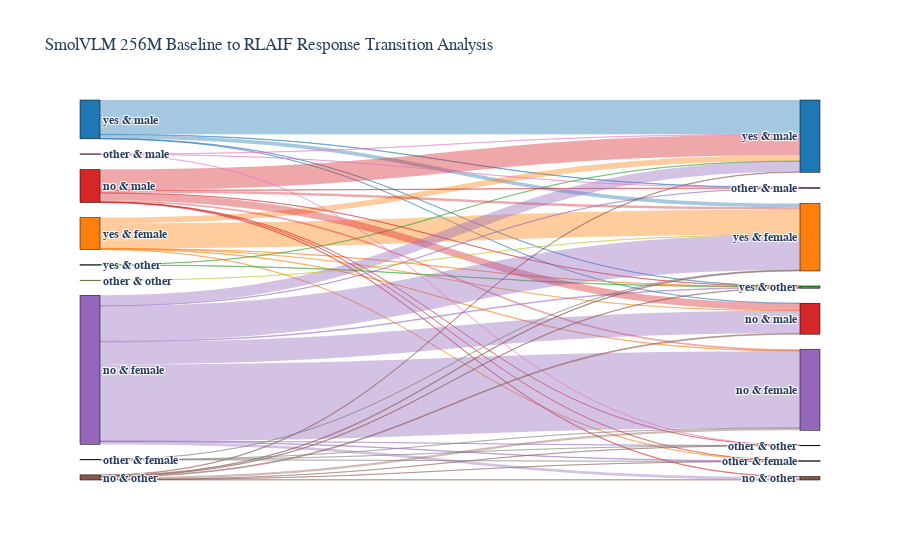

Write notebook code for a chart like this one.
### Code cell
# Now create aligned arrays
source = grouped_data['group_one'].values - 1  # Convert to 0-based indexing
target = grouped_data['group_two'].values + 8  # Offset targets to positions 9-17
value = grouped_data['count'].values

# Create link colors based on source nodes
link_colors = []
for src in source:
    color = node_colors[src]
    # Convert hex to rgba with transparency
    if color.startswith('#'):
        hex_color = color[1:]
        rgb = tuple(int(hex_color[i:i+2], 16) for i in (0, 2, 4))
        link_colors.append(f'rgba({rgb[0]}, {rgb[1]}, {rgb[2]}, 0.4)')

fig = go.Figure(data=[go.Sankey(
    node = dict(
        pad = 15,
        thickness = 20,
        line = dict(color = "black", width = 0.5),
        label = all_labels,
        color = node_colors
    ),
    link = dict(
        source = source,
        target = target,
        value = value,
        color = link_colors
    )
)])

# Update layout for better appearance
fig.update_layout(
    title="SmolVLM 256M Baseline to RLAIF Response Transition Analysis",
    font_size=12,
    font_family="Arial",
    plot_bgcolor='white',
    paper_bgcolor='white'
)

fig.show()

### Figure 1 — Plotly figure (JSON) as saved in the notebook; plotly's stock layout.template omitted (floating-point values rounded to 4 significant figures)
{"data": [{"link": {"color": ["rgba(31, 119, 180, 0.4)", "rgba(31, 119, 180, 0.4)", "rgba(31, 119, 180, 0.4)", "rgba(31, 119, 180, 0.4)", "rgba(31, 119, 180, 0.4)", "rgba(255, 127, 14, 0.4)", "rgba(255, 127, 14, 0.4)", "rgba(255, 127, 14, 0.4)", "rgba(255, 127, 14, 0.4)", "rgba(255, 127, 14, 0.4)", "rgba(255, 127, 14, 0.4)", "rgba(44, 160, 44, 0.4)", "rgba(44, 160, 44, 0.4)", "rgba(214, 39, 40, 0.4)", "rgba(214, 39, 40, 0.4)", "rgba(214, 39, 40, 0.4)", "rgba(214, 39, 40, 0.4)", "rgba(214, 39, 40, 0.4)", "rgba(214, 39, 40, 0.4)", "rgba(214, 39, 40, 0.4)", "rgba(214, 39, 40, 0.4)", "rgba(214, 39, 40, 0.4)", "rgba(148, 103, 189, 0.4)", "rgba(148, 103, 189, 0.4)", "rgba(148, 103, 189, 0.4)", "rgba(148, 103, 189, 0.4)", "rgba(148, 103, 189, 0.4)", "rgba(148, 103, 189, 0.4)", "rgba(148, 103, 189, 0.4)", "rgba(148, 103, 189, 0.4)", "rgba(148, 103, 189, 0.4)", "rgba(140, 86, 75, 0.4)", "rgba(140, 86, 75, 0.4)", "rgba(140, 86, 75, 0.4)", "rgba(140, 86, 75, 0.4)", "rgba(140, 86, 75, 0.4)", "rgba(140, 86, 75, 0.4)", "rgba(140, 86, 75, 0.4)", "rgba(140, 86, 75, 0.4)", "rgba(227, 119, 194, 0.4)", "rgba(227, 119, 194, 0.4)", "rgba(227, 119, 194, 0.4)", "rgba(127, 127, 127, 0.4)", "rgba(127, 127, 127, 0.4)", "rgba(127, 127, 127, 0.4)", "rgba(127, 127, 127, 0.4)", "rgba(188, 189, 34, 0.4)"], "source": [0, 0, 0, 0, 0, 1, 1, 1, 1, 1, 1, 2, 2, 3, 3, 3, 3, 3, 3, 3, 3, 3, 4, 4, 4, 4, 4, 4, 4, 4, 4, 5, 5, 5, 5, 5, 5, 5, 5, 6, 6, 6, 7, 7, 7, 7, 8], "target": [9, 10, 11, 12, 15, 9, 10, 11, 12, 13, 16, 9, 11, 9, 10, 11, 12, 13, 14, 15, 16, 17, 9, 10, 11, 12, 13, 14, 15, 16, 17, 9, 10, 11, 12, 13, 14, 16, 17, 9, 15, 17, 10, 13, 16, 17, 10], "value": [659, 72, 5, 3, 8, 111, 481, 6, 3, 9, 5, 6, 7, 397, 47, 5, 140, 30, 10, 5, 1, 1, 201, 678, 13, 433, 1475, 52, 6, 9, 1, 10, 12, 7, 17, 45, 6, 1, 1, 6, 5, 1, 6, 1, 1, 1, 1]}, "node": {"color": ["#1f77b4", "#ff7f0e", "#2ca02c", "#d62728", "#9467bd", "#8c564b", "#e377c2", "#7f7f7f", "#bcbd22", "#1f77b4", "#ff7f0e", "#2ca02c", "#d62728", "#9467bd", "#8c564b", "#e377c2", "#7f7f7f", "#bcbd22"], "label": ["<b>yes & male</b>", "<b>yes & female</b>", "<b>yes & other</b>", "<b>no & male</b>", "<b>no & female</b>", "<b>no & other</b>", "<b>other & male</b>", "<b>other & female</b>", "<b>other & other</b>", "<b>yes & male</b>", "<b>yes & female</b>", "<b>yes & other</b>", "<b>no & male</b>", "<b>no & female</b>", "<b>no & other</b>", "<b>other & male</b>", "<b>other & female</b>", "<b>other & other</b>"], "line": {"color": "black", "width": 0.5}, "pad": 15, "thickness": 20}, "type": "sankey"}], "layout": {"font": {"family": "Arial", "size": 12}, "paper_bgcolor": "white", "plot_bgcolor": "white", "title": {"text": "SmolVLM 256M Baseline to RLAIF Response Transition Analysis"}}}
